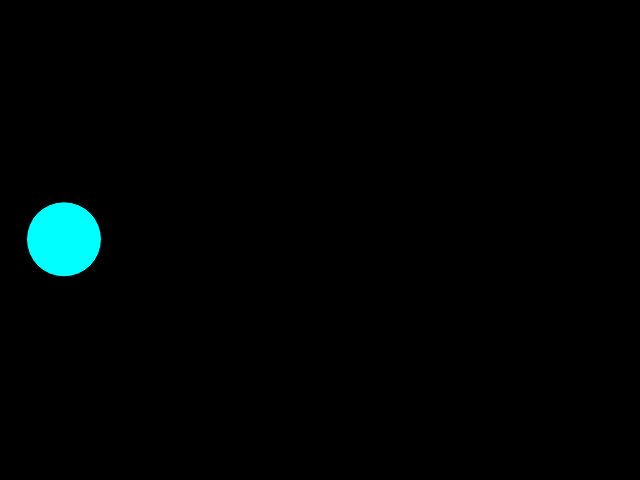
Frame 1 (no input)
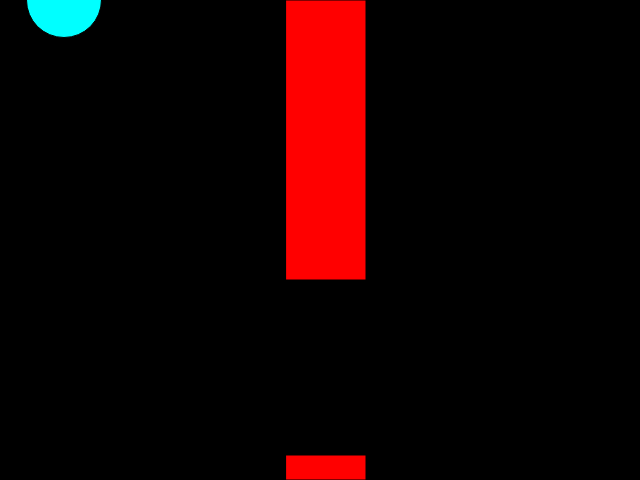
Frame 60 (no input)
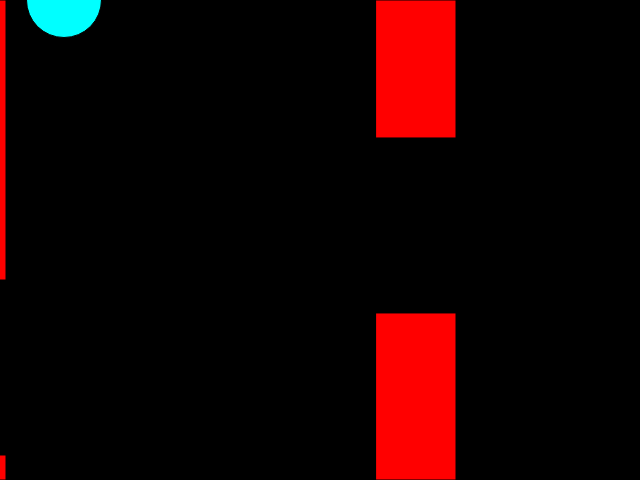
Frame 120 (the mouse pressed at the canvas centre since frame 60)

The p5.js sketch that drew these frames (run headless with seeded random() and noise() and a simulated clock; from frame 60 on, the mouse is pressed at the canvas centre):

// p5.js sketch
// ── sketch.js
// Daniel Shiffman
// http://codingtra.in
// http://patreon.com/codingtrain
// Code for: https://youtu.be/cXgA1d_E-jY&


var bird;
var pipes = [];

function setup() {
  createCanvas(640, 480);
  bird = new Bird();
  pipes.push(new Pipe());
}

function draw() {
  background(0);

  for (var i = pipes.length-1; i >= 0; i--) {
    pipes[i].show();
    pipes[i].update();

    if (pipes[i].hits(bird)) {
      console.log("NICE!!!");
    }

    if (pipes[i].offscreen()) {
      pipes.splice(i, 1);
    }
  }

  bird.update();
  bird.show();

  if (frameCount % 75 == 0) {
    pipes.push(new Pipe());
  }
}

function keyPressed() {
  if (key == ' ') {
    bird.up();
    //console.log("SPACE");
  }
}

// ── bird.js
// Daniel Shiffman
// http://codingtra.in
// http://patreon.com/codingtrain
// Code for: https://youtu.be/cXgA1d_E-jY&

function Bird() {
  this.y = height/2;
  this.x = 64;

  this.gravity = -0.7;
  this.lift = -12;
  this.velocity = 0;

  this.show = function() {
    fill(0,255,255);
    ellipse(this.x, this.y, 75, 75);
  }

  this.up = function() {
    this.velocity -= this.lift;
  }

  this.update = function() {
    this.velocity += this.gravity;
    // this.velocity *= 0.9;
    this.y += this.velocity;

    if (this.y > height) {
      this.y = height;
      this.velocity = 0;
    }

    if (this.y < 0) {
      this.y = 0;
      this.velocity = 0;
    }

  }

}

// ── pipe.js
// Daniel Shiffman
// http://codingtra.in
// http://patreon.com/codingtrain
// Code for: https://youtu.be/cXgA1d_E-jY&

function Pipe() {
  this.spacing = 175;
  this.top = random(height / 6, 3 / 4 * height);
  this.bottom = height - (this.top + this.spacing);
  this.x = width;
  this.w = 80;
  this.speed = 6;

  this.highlight = false;

  this.hits = function(bird) {
    if (bird.y < this.top || bird.y > height - this.bottom) {
      if (bird.x > this.x && bird.x < this.x + this.w) {
        this.highlight = false;
        return true;
      }
    }
    this.highlight = true;
    return false;
  }

  this.show = function() {
    fill(255);
    if (this.highlight) {
      fill(255, 0, 0);
    }
    rect(this.x, 0, this.w, this.top);
    rect(this.x, height-this.bottom, this.w, this.bottom);
  }

  this.update = function() {
    this.x -= this.speed;
  }

  this.offscreen = function() {
    if (this.x < -this.w) {
      return true;
    } else {
      return false;
    }
  }


}
